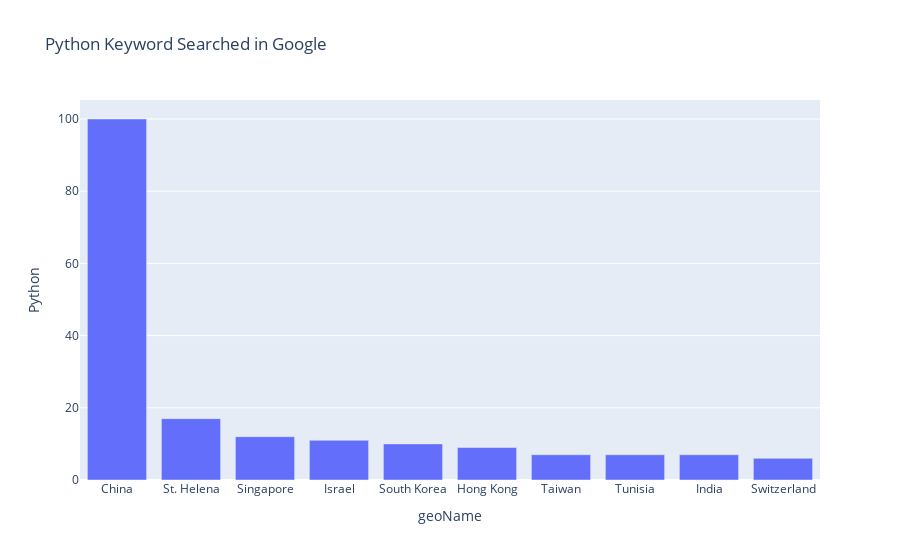

Notebook code cell kept with this figure:
### Markdown cell above
### Plot the Searches on Bar plot

### Code cell
data1=data.reset_index()
fig=px.bar(data_frame=data1,
          x='geoName',
          y='Python',
          title='Python Keyword Searched in Google')
fig.show()

### Figure 1 — Plotly figure (JSON) as saved in the notebook; plotly's stock layout.template omitted (floating-point values rounded to 4 significant figures)
{"data": [{"alignmentgroup": "True", "hovertemplate": "geoName=%{x}<br>Python=%{y}<extra></extra>", "legendgroup": "", "marker": {"color": "#636efa", "pattern": {"shape": ""}}, "name": "", "offsetgroup": "", "orientation": "v", "showlegend": false, "textposition": "auto", "type": "bar", "x": ["China", "St. Helena", "Singapore", "Israel", "South Korea", "Hong Kong", "Taiwan", "Tunisia", "India", "Switzerland"], "xaxis": "x", "y": [100, 17, 12, 11, 10, 9, 7, 7, 7, 6], "yaxis": "y"}], "layout": {"barmode": "relative", "legend": {"tracegroupgap": 0}, "title": {"text": "Python Keyword Searched in Google"}, "xaxis": {"anchor": "y", "domain": [0, 1], "title": {"text": "geoName"}}, "yaxis": {"anchor": "x", "domain": [0, 1], "title": {"text": "Python"}}}}
